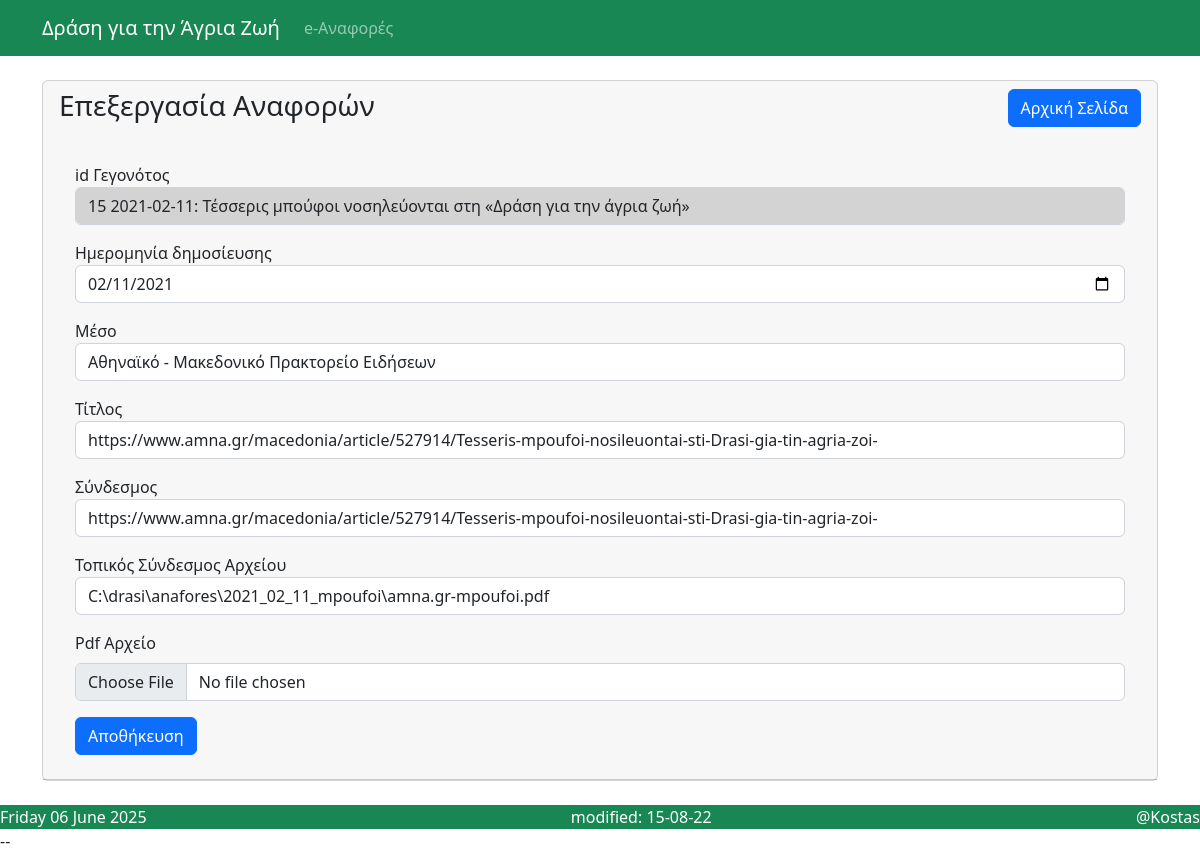
Page /anafora-edit.php?id=40 on the committed database.
### tables this page shows
CREATE TABLE IF NOT EXISTS `anafores` (
  `id` int(11) NOT NULL AUTO_INCREMENT,
  `event_id` int(11) NOT NULL,
  `meso` varchar(255) NOT NULL,
  `dimosieusi` date NOT NULL,
  `link` varchar(2048) NOT NULL,
  `llink` varchar(2048) NOT NULL,
  `pdf` longblob DEFAULT NULL,
  `title` varchar(255) DEFAULT NULL,
  PRIMARY KEY (`id`),
  KEY `event_id` (`event_id`)
);

CREATE TABLE IF NOT EXISTS `events` (
  `id` int(11) NOT NULL AUTO_INCREMENT,
  `date` date NOT NULL,
  `place` varchar(255) NOT NULL,
  `perigrafi` text NOT NULL,
  `simeioseis` text DEFAULT NULL,
  PRIMARY KEY (`id`)
);

### anafora-edit.php (the view, shortened to what this page needs)
<?php
include('include/header.php');
include('config/db.php');
?>
<div class="container">
    <div class="row">
        <div class="col-md-12 mt-4">
            <div class="card">
                <div class="card-header">
                    <h3>Επεξεργασία Αναφορών
                        <a href="index.php" class="btn btn-primary float-end">Αρχική Σελίδα</a>
                    </h3>
                    <div class="card-body">
                        <?php
                        if (isset($_GET['id'])){
                            $anafora_id = $_GET['id'];
                            $query = 'SELECT * FROM anafores WHERE id = :anaf_id LIMIT 1';
                            $stmt = $pdo->prepare($query);
                            $stmt->execute(['anaf_id' => $anafora_id]);
                            $Anafora = $stmt->fetch();
                            }
                        ?>
                        <form action="code-anafora.php" method="post" class="needs-validation">
                            <div class="mt-3">
                                    <label>id Γεγονότος</label>
                                    <?php
                                        $queryEvent = 'SELECT * FROM events WHERE id = :event_id';
                                        $stmtEvent = $pdo -> prepare($queryEvent);
                                        $stmtEvent ->execute(['event_id' => $Anafora->event_id]);
                                        $event = $stmtEvent->fetch();
                                        echo '<input type="text" name="event_id" value="'.$Anafora->event_id.' '.$event->date.': '.$event->perigrafi.'" class="form-control" style="background-color:lightgrey" readonly>';
                                    ?>
                            </div>
                            <div class="mt-3">
                                <label>Ημερομηνία δημοσίευσης</label>
                                <input type="date" name="dimosieusi" value="<?= $Anafora->dimosieusi?>" class="form-control" required>
                            </div>
                            <div class="mt-3">
                                <label>Μέσο</label>
                                <input type="text" name="meso" class="form-control" value="<?= $Anafora->meso?>" required>
                            </div>
                            <div class="mt-3">
                                <label>Τίτλος</label>
                                <input type="text" name="title" class="form-control" value="<?= $Anafora->title?>" required>
                            </div>
                            <div class="mt-3">
                                <label>Σύνδεσμος</label>
                                <input type="text" name="link" class="form-control" value="<?= $Anafora->link?>" required>
                            </div>
                            <div class="mt-3">
                                <label>Τοπικός Σύνδεσμος Αρχείου</label>
                                <input type="text" name="llink" class="form-control" value="<?= $Anafora->llink?>">
                            </div>
                            <div class="form-group mt-3">
                                <label for="formFile" class="form-label">Pdf Αρχείο</label>
                                <input class="form-control" type="file" id="formFile">
                            </div>
                            <div class="mt-3">
                                <button type="submit" name="update-anafora-btn" class="btn btn-primary">Αποθήκευση</button>
                            </div>
                        </form>
                </div>
            </div>
        </div>
    </div>
</div>
</div>
<?php include('include/footer.php'); ?>

### rows in the picture
anafores: event_id "15 2021-02-11: Τέσσερις μπούφοι νοσηλεύονται στη «Δράση για την άγρια ζωή»", dimosieusi "02/11/2021", meso "Αθηναϊκό - Μακεδονικό Πρακτορείο Ειδήσεων", title "https://www.amna.gr/macedonia/article/527914/Tesseris-mpoufoi-nosileuontai-sti-Drasi-gia-tin-agria-zoi-", link "https://www.amna.gr/macedonia/article/527914/Tesseris-mpoufoi-nosileuontai-sti-Drasi-gia-tin-agria-zoi-", llink "C:\\drasi\\anafores\\2021_02_11_mpoufoi\\amna.gr-mpoufoi.pdf"
